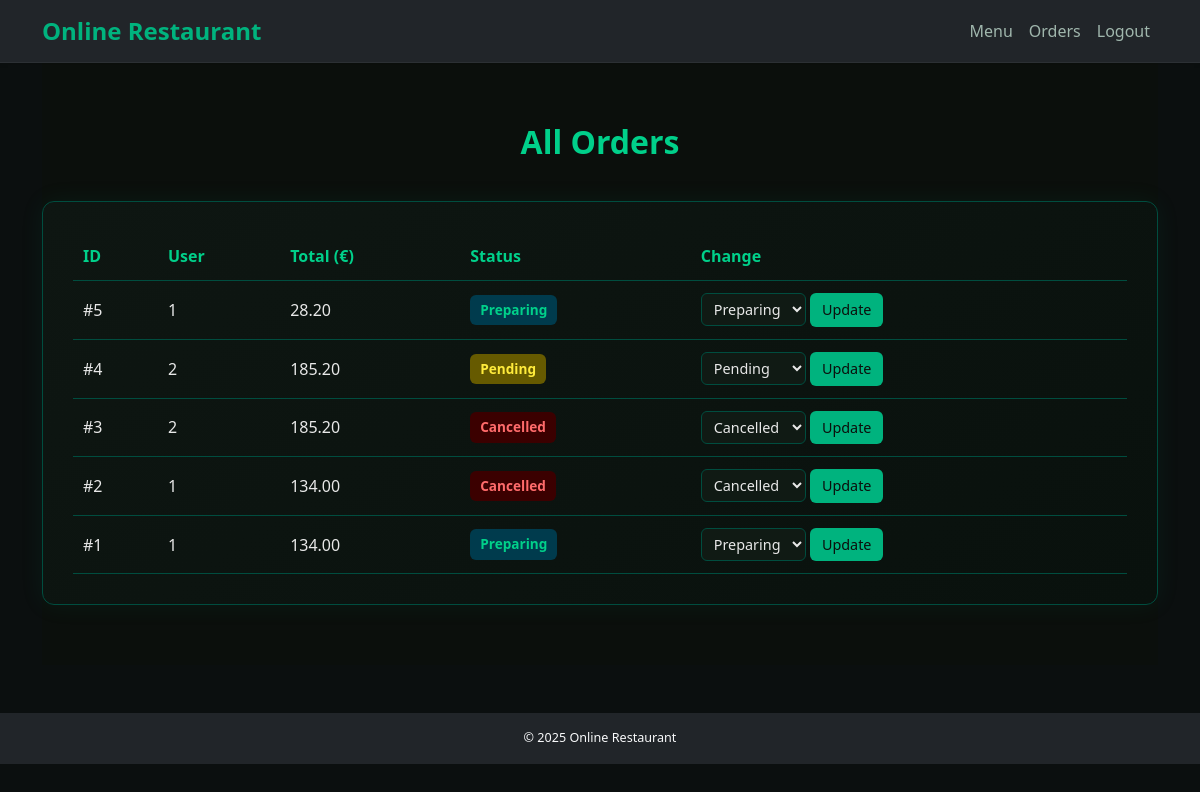
Page /admin/orders (signed in) on the earlier database version.
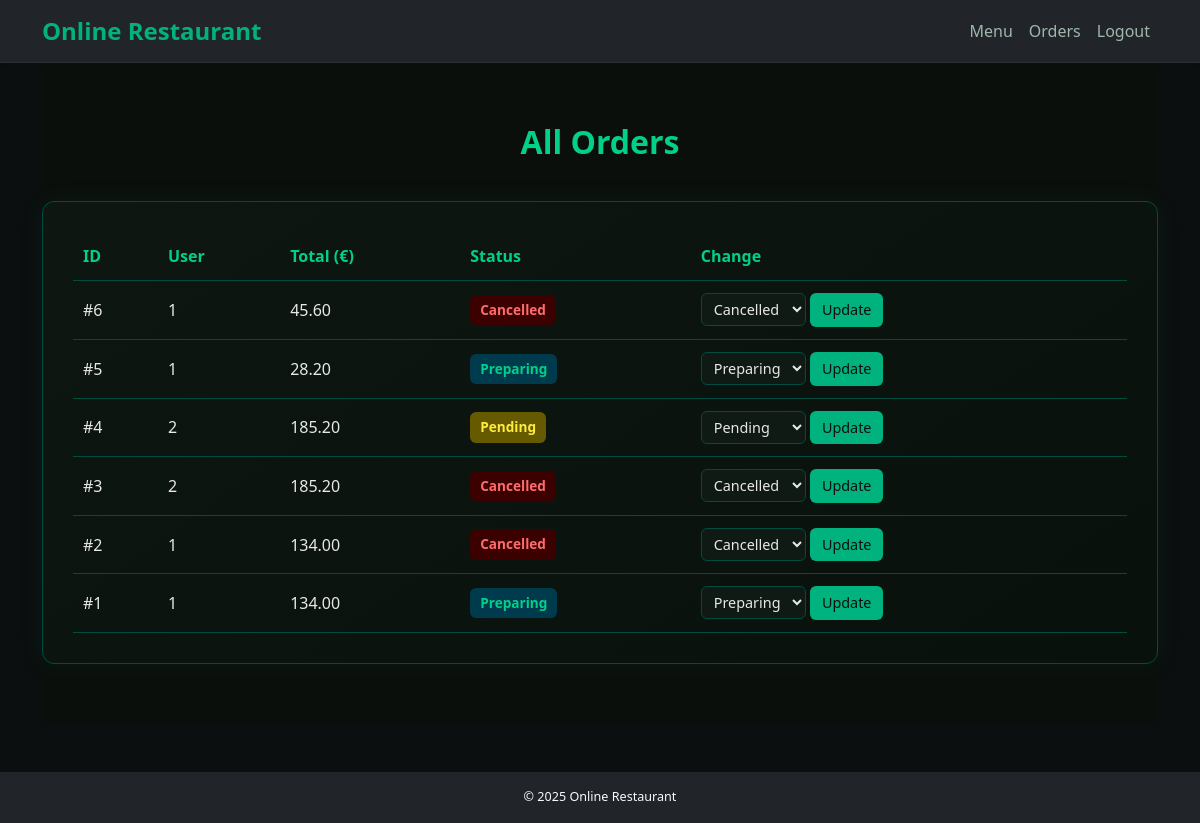
Same page on the later database version.
### models/models.py (models this page shows)
class Order(db.Model):
    id = db.Column(db.Integer, primary_key=True)
    user_id = db.Column(db.Integer, db.ForeignKey('user.id'), nullable=False)
    total_price = db.Column(db.Float, nullable=False)
    date = db.Column(db.DateTime, server_default=db.func.now())
    items = db.relationship('OrderItem', backref='order', lazy=True)
    status = db.Column(db.String(50), default='Pending')

### routes/admin.py (the view)
@admin_bp.route('/admin/orders')
@login_required
def view_orders():
    if not current_user.is_admin:
        flash('Access denied.')
        return redirect(url_for('main.menu'))
    orders = Order.query.order_by(Order.date.desc()).all()
    return render_template('admin_orders.html', orders=orders)

### app.py (called while the page is built)
@login_manager.user_loader
def load_user(user_id):
    from models.models import User
    return User.query.get(int(user_id))

def create_app():
    app = Flask(__name__)
    app.config.from_object(Config)
    app.config.from_pyfile('config.py', silent=True)
    db.init_app(app)
    migrate.init_app(app, db)
    login_manager.init_app(app)
    csrf.init_app(app)
    limiter.init_app(app)
    from routes.auth import auth_bp
    from routes.main import main_bp
    from routes.admin import admin_bp
    app.register_blueprint(auth_bp)
    app.register_blueprint(main_bp)
    app.register_blueprint(admin_bp)
    @app.after_request
    def set_headers(resp):
        resp.headers["Content-Security-Policy"] = (
            "default-src 'self'; img-src 'self' data:; style-src 'self' 'unsafe-inline'"
        )
        return resp
    return app

### templates/admin_orders.html (shortened to what this page needs)
{% extends 'base.html' %}
{% block content %}
<section class="admin-section fade-in">
  <h2 class="admin-title">All Orders</h2>
  {% if orders %}
  <div class="admin-card">
    <table class="admin-table">
      <thead>
        <tr>
          <th>ID</th>
          <th>User</th>
          <th>Total (€)</th>
          <th>Status</th>
          <th>Change</th>
        </tr>
      </thead>
      <tbody>
        {% for order in orders %}
        <tr>
          <td>#{{ order.id }}</td>
          <td>{{ order.user_id }}</td>
          <td>{{ '%.2f'|format(order.total_price) }}</td>
          <td>
            <span class="status-badge {{ order.status|lower }}">
              {{ order.status }}
            </span>
          </td>
          <td>
            <form action="{{ url_for('admin.change_order_status', order_id=order.id) }}" method="post" class="inline-form">
              <select name="status" class="status-select" required>
                <option {% if order.status=='Pending' %}selected{% endif %}>Pending</option>
                <option {% if order.status=='Preparing' %}selected{% endif %}>Preparing</option>
                <option {% if order.status=='Cancelled' %}selected{% endif %}>Cancelled</option>
              </select>
              <button type="submit" class="btn-small edit">Update</button>
            </form>
          </td>
        </tr>
        {% endfor %}
      </tbody>
    </table>
  </div>
  {% else %}
  <p class="empty-text">No orders yet. Customers must be starving.</p>
  {% endif %}
</section>
{% endblock %}

Differences in the rows shown:
added Order: id "6", user_id "1", total_price "45.60", status "Cancelled"
